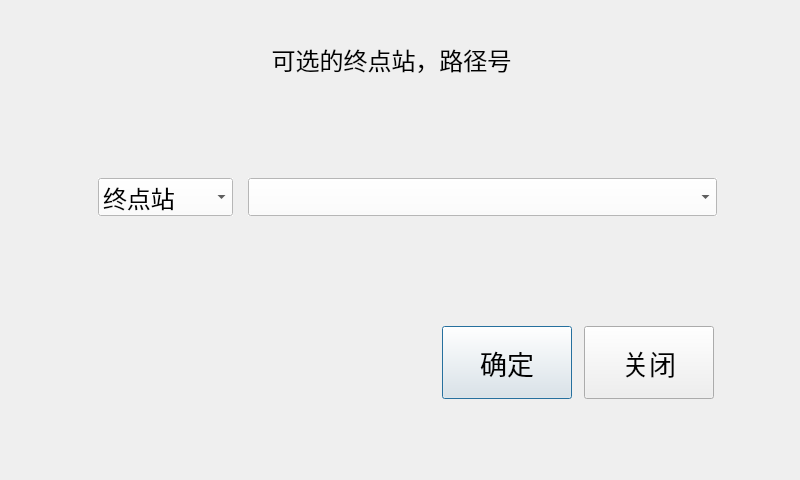
<?xml version="1.0" encoding="UTF-8"?>
<ui version="4.0">
 <class>DialogDestination</class>
 <widget class="QDialog" name="DialogDestination">
  <property name="geometry">
   <rect>
    <x>0</x>
    <y>0</y>
    <width>800</width>
    <height>480</height>
   </rect>
  </property>
  <property name="windowTitle">
   <string>Dialog</string>
  </property>
  <widget class="QPushButton" name="btn_OK">
   <property name="geometry">
    <rect>
     <x>442</x>
     <y>326</y>
     <width>130</width>
     <height>73</height>
    </rect>
   </property>
   <property name="font">
    <font>
     <family>微软雅黑</family>
     <pointsize>20</pointsize>
    </font>
   </property>
   <property name="text">
    <string>确定</string>
   </property>
  </widget>
  <widget class="QLabel" name="lbl_dialogdesname">
   <property name="geometry">
    <rect>
     <x>80</x>
     <y>38</y>
     <width>623</width>
     <height>43</height>
    </rect>
   </property>
   <property name="font">
    <font>
     <pointsize>18</pointsize>
    </font>
   </property>
   <property name="text">
    <string>可选的终点站，路径号</string>
   </property>
   <property name="alignment">
    <set>Qt::AlignCenter</set>
   </property>
  </widget>
  <widget class="QComboBox" name="cmb_desorpath">
   <property name="geometry">
    <rect>
     <x>98</x>
     <y>178</y>
     <width>135</width>
     <height>38</height>
    </rect>
   </property>
   <property name="palette">
    <palette>
     <active>
      <colorrole role="WindowText">
       <brush brushstyle="SolidPattern">
        <color alpha="255">
         <red>0</red>
         <green>0</green>
         <blue>0</blue>
        </color>
       </brush>
      </colorrole>
      <colorrole role="Button">
       <brush brushstyle="SolidPattern">
        <color alpha="255">
         <red>255</red>
         <green>255</green>
         <blue>255</blue>
        </color>
       </brush>
      </colorrole>
      <colorrole role="Light">
       <brush brushstyle="SolidPattern">
        <color alpha="255">
         <red>255</red>
         <green>255</green>
         <blue>255</blue>
        </color>
       </brush>
      </colorrole>
      <colorrole role="Midlight">
       <brush brushstyle="SolidPattern">
        <color alpha="255">
         <red>255</red>
         <green>255</green>
         <blue>255</blue>
        </color>
       </brush>
      </colorrole>
      <colorrole role="Dark">
       <brush brushstyle="SolidPattern">
        <color alpha="255">
         <red>127</red>
         <green>127</green>
         <blue>127</blue>
        </color>
       </brush>
      </colorrole>
      <colorrole role="Mid">
       <brush brushstyle="SolidPattern">
        <color alpha="255">
         <red>170</red>
         <green>170</green>
         <blue>170</blue>
        </color>
       </brush>
      </colorrole>
      <colorrole role="Text">
       <brush brushstyle="SolidPattern">
        <color alpha="255">
         <red>0</red>
         <green>0</green>
         <blue>0</blue>
        </color>
       </brush>
      </colorrole>
      <colorrole role="BrightText">
       <brush brushstyle="SolidPattern">
        <color alpha="255">
         <red>255</red>
         <green>255</green>
         <blue>255</blue>
        </color>
       </brush>
      </colorrole>
      <colorrole role="ButtonText">
       <brush brushstyle="SolidPattern">
        <color alpha="255">
         <red>0</red>
         <green>0</green>
         <blue>0</blue>
        </color>
       </brush>
      </colorrole>
      <colorrole role="Base">
       <brush brushstyle="SolidPattern">
        <color alpha="255">
         <red>255</red>
         <green>255</green>
         <blue>255</blue>
        </color>
       </brush>
      </colorrole>
      <colorrole role="Window">
       <brush brushstyle="SolidPattern">
        <color alpha="255">
         <red>255</red>
         <green>255</green>
         <blue>255</blue>
        </color>
       </brush>
      </colorrole>
      <colorrole role="Shadow">
       <brush brushstyle="SolidPattern">
        <color alpha="255">
         <red>0</red>
         <green>0</green>
         <blue>0</blue>
        </color>
       </brush>
      </colorrole>
      <colorrole role="AlternateBase">
       <brush brushstyle="SolidPattern">
        <color alpha="255">
         <red>255</red>
         <green>255</green>
         <blue>255</blue>
        </color>
       </brush>
      </colorrole>
      <colorrole role="ToolTipBase">
       <brush brushstyle="SolidPattern">
        <color alpha="255">
         <red>255</red>
         <green>255</green>
         <blue>220</blue>
        </color>
       </brush>
      </colorrole>
      <colorrole role="ToolTipText">
       <brush brushstyle="SolidPattern">
        <color alpha="255">
         <red>0</red>
         <green>0</green>
         <blue>0</blue>
        </color>
       </brush>
      </colorrole>
     </active>
     <inactive>
      <colorrole role="WindowText">
       <brush brushstyle="SolidPattern">
        <color alpha="255">
         <red>0</red>
         <green>0</green>
         <blue>0</blue>
        </color>
       </brush>
      </colorrole>
      <colorrole role="Button">
       <brush brushstyle="SolidPattern">
        <color alpha="255">
         <red>255</red>
         <green>255</green>
         <blue>255</blue>
        </color>
       </brush>
      </colorrole>
      <colorrole role="Light">
       <brush brushstyle="SolidPattern">
        <color alpha="255">
         <red>255</red>
         <green>255</green>
         <blue>255</blue>
        </color>
       </brush>
      </colorrole>
      <colorrole role="Midlight">
       <brush brushstyle="SolidPattern">
        <color alpha="255">
         <red>255</red>
         <green>255</green>
         <blue>255</blue>
        </color>
       </brush>
      </colorrole>
      <colorrole role="Dark">
       <brush brushstyle="SolidPattern">
        <color alpha="255">
         <red>127</red>
         <green>127</green>
         <blue>127</blue>
        </color>
       </brush>
      </colorrole>
      <colorrole role="Mid">
       <brush brushstyle="SolidPattern">
        <color alpha="255">
         <red>170</red>
         <green>170</green>
         <blue>170</blue>
        </color>
       </brush>
      </colorrole>
      <colorrole role="Text">
       <brush brushstyle="SolidPattern">
        <color alpha="255">
         <red>0</red>
         <green>0</green>
         <blue>0</blue>
        </color>
       </brush>
      </colorrole>
      <colorrole role="BrightText">
       <brush brushstyle="SolidPattern">
        <color alpha="255">
         <red>255</red>
         <green>255</green>
         <blue>255</blue>
        </color>
       </brush>
      </colorrole>
      <colorrole role="ButtonText">
       <brush brushstyle="SolidPattern">
        <color alpha="255">
         <red>0</red>
         <green>0</green>
         <blue>0</blue>
        </color>
       </brush>
      </colorrole>
      <colorrole role="Base">
       <brush brushstyle="SolidPattern">
        <color alpha="255">
         <red>255</red>
         <green>255</green>
         <blue>255</blue>
        </color>
       </brush>
      </colorrole>
      <colorrole role="Window">
       <brush brushstyle="SolidPattern">
        <color alpha="255">
         <red>255</red>
         <green>255</green>
         <blue>255</blue>
        </color>
       </brush>
      </colorrole>
      <colorrole role="Shadow">
       <brush brushstyle="SolidPattern">
        <color alpha="255">
         <red>0</red>
         <green>0</green>
         <blue>0</blue>
        </color>
       </brush>
      </colorrole>
      <colorrole role="AlternateBase">
       <brush brushstyle="SolidPattern">
        <color alpha="255">
         <red>255</red>
         <green>255</green>
         <blue>255</blue>
        </color>
       </brush>
      </colorrole>
      <colorrole role="ToolTipBase">
       <brush brushstyle="SolidPattern">
        <color alpha="255">
         <red>255</red>
         <green>255</green>
         <blue>220</blue>
        </color>
       </brush>
      </colorrole>
      <colorrole role="ToolTipText">
       <brush brushstyle="SolidPattern">
        <color alpha="255">
         <red>0</red>
         <green>0</green>
         <blue>0</blue>
        </color>
       </brush>
      </colorrole>
     </inactive>
     <disabled>
      <colorrole role="WindowText">
       <brush brushstyle="SolidPattern">
        <color alpha="255">
         <red>127</red>
         <green>127</green>
         <blue>127</blue>
        </color>
       </brush>
      </colorrole>
      <colorrole role="Button">
       <brush brushstyle="SolidPattern">
        <color alpha="255">
         <red>255</red>
         <green>255</green>
         <blue>255</blue>
        </color>
       </brush>
      </colorrole>
      <colorrole role="Light">
       <brush brushstyle="SolidPattern">
        <color alpha="255">
         <red>255</red>
         <green>255</green>
         <blue>255</blue>
        </color>
       </brush>
      </colorrole>
      <colorrole role="Midlight">
       <brush brushstyle="SolidPattern">
        <color alpha="255">
         <red>255</red>
         <green>255</green>
         <blue>255</blue>
        </color>
       </brush>
      </colorrole>
      <colorrole role="Dark">
       <brush brushstyle="SolidPattern">
        <color alpha="255">
         <red>127</red>
         <green>127</green>
         <blue>127</blue>
        </color>
       </brush>
      </colorrole>
      <colorrole role="Mid">
       <brush brushstyle="SolidPattern">
        <color alpha="255">
         <red>170</red>
         <green>170</green>
         <blue>170</blue>
        </color>
       </brush>
      </colorrole>
      <colorrole role="Text">
       <brush brushstyle="SolidPattern">
        <color alpha="255">
         <red>127</red>
         <green>127</green>
         <blue>127</blue>
        </color>
       </brush>
      </colorrole>
      <colorrole role="BrightText">
       <brush brushstyle="SolidPattern">
        <color alpha="255">
         <red>255</red>
         <green>255</green>
         <blue>255</blue>
        </color>
       </brush>
      </colorrole>
      <colorrole role="ButtonText">
       <brush brushstyle="SolidPattern">
        <color alpha="255">
         <red>127</red>
         <green>127</green>
         <blue>127</blue>
        </color>
       </brush>
      </colorrole>
      <colorrole role="Base">
       <brush brushstyle="SolidPattern">
        <color alpha="255">
         <red>255</red>
         <green>255</green>
         <blue>255</blue>
        </color>
       </brush>
      </colorrole>
      <colorrole role="Window">
       <brush brushstyle="SolidPattern">
        <color alpha="255">
         <red>255</red>
         <green>255</green>
         <blue>255</blue>
        </color>
       </brush>
      </colorrole>
      <colorrole role="Shadow">
       <brush brushstyle="SolidPattern">
        <color alpha="255">
         <red>0</red>
         <green>0</green>
         <blue>0</blue>
        </color>
       </brush>
      </colorrole>
      <colorrole role="AlternateBase">
       <brush brushstyle="SolidPattern">
        <color alpha="255">
         <red>255</red>
         <green>255</green>
         <blue>255</blue>
        </color>
       </brush>
      </colorrole>
      <colorrole role="ToolTipBase">
       <brush brushstyle="SolidPattern">
        <color alpha="255">
         <red>255</red>
         <green>255</green>
         <blue>220</blue>
        </color>
       </brush>
      </colorrole>
      <colorrole role="ToolTipText">
       <brush brushstyle="SolidPattern">
        <color alpha="255">
         <red>0</red>
         <green>0</green>
         <blue>0</blue>
        </color>
       </brush>
      </colorrole>
     </disabled>
    </palette>
   </property>
   <property name="font">
    <font>
     <pointsize>18</pointsize>
    </font>
   </property>
   <property name="autoFillBackground">
    <bool>true</bool>
   </property>
   <property name="editable">
    <bool>false</bool>
   </property>
   <property name="currentIndex">
    <number>0</number>
   </property>
   <item>
    <property name="text">
     <string>终点站</string>
    </property>
   </item>
   <item>
    <property name="text">
     <string>路径号</string>
    </property>
   </item>
  </widget>
  <widget class="QPushButton" name="btn_cancel">
   <property name="geometry">
    <rect>
     <x>584</x>
     <y>326</y>
     <width>130</width>
     <height>73</height>
    </rect>
   </property>
   <property name="font">
    <font>
     <family>微软雅黑</family>
     <pointsize>20</pointsize>
    </font>
   </property>
   <property name="text">
    <string>关闭</string>
   </property>
  </widget>
  <widget class="QComboBox" name="combox_des">
   <property name="geometry">
    <rect>
     <x>248</x>
     <y>178</y>
     <width>469</width>
     <height>38</height>
    </rect>
   </property>
   <property name="palette">
    <palette>
     <active>
      <colorrole role="WindowText">
       <brush brushstyle="SolidPattern">
        <color alpha="255">
         <red>0</red>
         <green>0</green>
         <blue>0</blue>
        </color>
       </brush>
      </colorrole>
      <colorrole role="Button">
       <brush brushstyle="SolidPattern">
        <color alpha="255">
         <red>255</red>
         <green>255</green>
         <blue>255</blue>
        </color>
       </brush>
      </colorrole>
      <colorrole role="Light">
       <brush brushstyle="SolidPattern">
        <color alpha="255">
         <red>255</red>
         <green>255</green>
         <blue>255</blue>
        </color>
       </brush>
      </colorrole>
      <colorrole role="Midlight">
       <brush brushstyle="SolidPattern">
        <color alpha="255">
         <red>255</red>
         <green>255</green>
         <blue>255</blue>
        </color>
       </brush>
      </colorrole>
      <colorrole role="Dark">
       <brush brushstyle="SolidPattern">
        <color alpha="255">
         <red>127</red>
         <green>127</green>
         <blue>127</blue>
        </color>
       </brush>
      </colorrole>
      <colorrole role="Mid">
       <brush brushstyle="SolidPattern">
        <color alpha="255">
         <red>170</red>
         <green>170</green>
         <blue>170</blue>
        </color>
       </brush>
      </colorrole>
      <colorrole role="Text">
       <brush brushstyle="SolidPattern">
        <color alpha="255">
         <red>0</red>
         <green>0</green>
         <blue>0</blue>
        </color>
       </brush>
      </colorrole>
      <colorrole role="BrightText">
       <brush brushstyle="SolidPattern">
        <color alpha="255">
         <red>255</red>
         <green>255</green>
         <blue>255</blue>
        </color>
       </brush>
      </colorrole>
      <colorrole role="ButtonText">
       <brush brushstyle="SolidPattern">
        <color alpha="255">
         <red>0</red>
         <green>0</green>
         <blue>0</blue>
        </color>
       </brush>
      </colorrole>
      <colorrole role="Base">
       <brush brushstyle="SolidPattern">
        <color alpha="255">
         <red>255</red>
         <green>255</green>
         <blue>255</blue>
        </color>
       </brush>
      </colorrole>
      <colorrole role="Window">
       <brush brushstyle="SolidPattern">
        <color alpha="255">
         <red>255</red>
         <green>255</green>
         <blue>255</blue>
        </color>
       </brush>
      </colorrole>
      <colorrole role="Shadow">
       <brush brushstyle="SolidPattern">
        <color alpha="255">
         <red>0</red>
         <green>0</green>
         <blue>0</blue>
        </color>
       </brush>
      </colorrole>
      <colorrole role="AlternateBase">
       <brush brushstyle="SolidPattern">
        <color alpha="255">
         <red>255</red>
         <green>255</green>
         <blue>255</blue>
        </color>
       </brush>
      </colorrole>
      <colorrole role="ToolTipBase">
       <brush brushstyle="SolidPattern">
        <color alpha="255">
         <red>255</red>
         <green>255</green>
         <blue>220</blue>
        </color>
       </brush>
      </colorrole>
      <colorrole role="ToolTipText">
       <brush brushstyle="SolidPattern">
        <color alpha="255">
         <red>0</red>
         <green>0</green>
         <blue>0</blue>
        </color>
       </brush>
      </colorrole>
     </active>
     <inactive>
      <colorrole role="WindowText">
       <brush brushstyle="SolidPattern">
        <color alpha="255">
         <red>0</red>
         <green>0</green>
         <blue>0</blue>
        </color>
       </brush>
      </colorrole>
      <colorrole role="Button">
       <brush brushstyle="SolidPattern">
        <color alpha="255">
         <red>255</red>
         <green>255</green>
         <blue>255</blue>
        </color>
       </brush>
      </colorrole>
      <colorrole role="Light">
       <brush brushstyle="SolidPattern">
        <color alpha="255">
         <red>255</red>
         <green>255</green>
         <blue>255</blue>
        </color>
       </brush>
      </colorrole>
      <colorrole role="Midlight">
       <brush brushstyle="SolidPattern">
        <color alpha="255">
         <red>255</red>
         <green>255</green>
         <blue>255</blue>
        </color>
       </brush>
      </colorrole>
      <colorrole role="Dark">
       <brush brushstyle="SolidPattern">
        <color alpha="255">
         <red>127</red>
         <green>127</green>
         <blue>127</blue>
        </color>
       </brush>
      </colorrole>
      <colorrole role="Mid">
       <brush brushstyle="SolidPattern">
        <color alpha="255">
         <red>170</red>
         <green>170</green>
         <blue>170</blue>
        </color>
       </brush>
      </colorrole>
      <colorrole role="Text">
       <brush brushstyle="SolidPattern">
        <color alpha="255">
         <red>0</red>
         <green>0</green>
         <blue>0</blue>
        </color>
       </brush>
      </colorrole>
      <colorrole role="BrightText">
       <brush brushstyle="SolidPattern">
        <color alpha="255">
         <red>255</red>
         <green>255</green>
         <blue>255</blue>
        </color>
       </brush>
      </colorrole>
      <colorrole role="ButtonText">
       <brush brushstyle="SolidPattern">
        <color alpha="255">
         <red>0</red>
         <green>0</green>
         <blue>0</blue>
        </color>
       </brush>
      </colorrole>
      <colorrole role="Base">
       <brush brushstyle="SolidPattern">
        <color alpha="255">
         <red>255</red>
         <green>255</green>
         <blue>255</blue>
        </color>
       </brush>
      </colorrole>
      <colorrole role="Window">
       <brush brushstyle="SolidPattern">
        <color alpha="255">
         <red>255</red>
         <green>255</green>
         <blue>255</blue>
        </color>
       </brush>
      </colorrole>
      <colorrole role="Shadow">
       <brush brushstyle="SolidPattern">
        <color alpha="255">
         <red>0</red>
         <green>0</green>
         <blue>0</blue>
        </color>
       </brush>
      </colorrole>
      <colorrole role="AlternateBase">
       <brush brushstyle="SolidPattern">
        <color alpha="255">
         <red>255</red>
         <green>255</green>
         <blue>255</blue>
        </color>
       </brush>
      </colorrole>
      <colorrole role="ToolTipBase">
       <brush brushstyle="SolidPattern">
        <color alpha="255">
         <red>255</red>
         <green>255</green>
         <blue>220</blue>
        </color>
       </brush>
      </colorrole>
      <colorrole role="ToolTipText">
       <brush brushstyle="SolidPattern">
        <color alpha="255">
         <red>0</red>
         <green>0</green>
         <blue>0</blue>
        </color>
       </brush>
      </colorrole>
     </inactive>
     <disabled>
      <colorrole role="WindowText">
       <brush brushstyle="SolidPattern">
        <color alpha="255">
         <red>127</red>
         <green>127</green>
         <blue>127</blue>
        </color>
       </brush>
      </colorrole>
      <colorrole role="Button">
       <brush brushstyle="SolidPattern">
        <color alpha="255">
         <red>255</red>
         <green>255</green>
         <blue>255</blue>
        </color>
       </brush>
      </colorrole>
      <colorrole role="Light">
       <brush brushstyle="SolidPattern">
        <color alpha="255">
         <red>255</red>
         <green>255</green>
         <blue>255</blue>
        </color>
       </brush>
      </colorrole>
      <colorrole role="Midlight">
       <brush brushstyle="SolidPattern">
        <color alpha="255">
         <red>255</red>
         <green>255</green>
         <blue>255</blue>
        </color>
       </brush>
      </colorrole>
      <colorrole role="Dark">
       <brush brushstyle="SolidPattern">
        <color alpha="255">
         <red>127</red>
         <green>127</green>
         <blue>127</blue>
        </color>
       </brush>
      </colorrole>
      <colorrole role="Mid">
       <brush brushstyle="SolidPattern">
        <color alpha="255">
         <red>170</red>
         <green>170</green>
         <blue>170</blue>
        </color>
       </brush>
      </colorrole>
      <colorrole role="Text">
       <brush brushstyle="SolidPattern">
        <color alpha="255">
         <red>127</red>
         <green>127</green>
         <blue>127</blue>
        </color>
       </brush>
      </colorrole>
      <colorrole role="BrightText">
       <brush brushstyle="SolidPattern">
        <color alpha="255">
         <red>255</red>
         <green>255</green>
         <blue>255</blue>
        </color>
       </brush>
      </colorrole>
      <colorrole role="ButtonText">
       <brush brushstyle="SolidPattern">
        <color alpha="255">
         <red>127</red>
         <green>127</green>
         <blue>127</blue>
        </color>
       </brush>
      </colorrole>
      <colorrole role="Base">
       <brush brushstyle="SolidPattern">
        <color alpha="255">
         <red>255</red>
         <green>255</green>
         <blue>255</blue>
        </color>
       </brush>
      </colorrole>
      <colorrole role="Window">
       <brush brushstyle="SolidPattern">
        <color alpha="255">
         <red>255</red>
         <green>255</green>
         <blue>255</blue>
        </color>
       </brush>
      </colorrole>
      <colorrole role="Shadow">
       <brush brushstyle="SolidPattern">
        <color alpha="255">
         <red>0</red>
         <green>0</green>
         <blue>0</blue>
        </color>
       </brush>
      </colorrole>
      <colorrole role="AlternateBase">
       <brush brushstyle="SolidPattern">
        <color alpha="255">
         <red>255</red>
         <green>255</green>
         <blue>255</blue>
        </color>
       </brush>
      </colorrole>
      <colorrole role="ToolTipBase">
       <brush brushstyle="SolidPattern">
        <color alpha="255">
         <red>255</red>
         <green>255</green>
         <blue>220</blue>
        </color>
       </brush>
      </colorrole>
      <colorrole role="ToolTipText">
       <brush brushstyle="SolidPattern">
        <color alpha="255">
         <red>0</red>
         <green>0</green>
         <blue>0</blue>
        </color>
       </brush>
      </colorrole>
     </disabled>
    </palette>
   </property>
   <property name="font">
    <font>
     <pointsize>18</pointsize>
    </font>
   </property>
   <property name="autoFillBackground">
    <bool>true</bool>
   </property>
   <property name="editable">
    <bool>false</bool>
   </property>
  </widget>
 </widget>
 <resources/>
 <connections/>
</ui>
